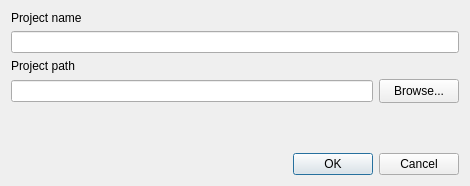
<?xml version="1.0" encoding="UTF-8"?>
<ui version="4.0">
 <class>NewProjectDialog</class>
 <widget class="QDialog" name="NewProjectDialog">
  <property name="windowModality">
   <enum>Qt::WindowModality::ApplicationModal</enum>
  </property>
  <property name="geometry">
   <rect>
    <x>0</x>
    <y>0</y>
    <width>470</width>
    <height>186</height>
   </rect>
  </property>
  <property name="windowTitle">
   <string>Blueprint::Cpp - New Project</string>
  </property>
  <layout class="QVBoxLayout" name="verticalLayout">
   <item>
    <widget class="QLabel" name="projectNameLabel">
     <property name="text">
      <string>Project name</string>
     </property>
    </widget>
   </item>
   <item>
    <widget class="QLineEdit" name="projectNameText"/>
   </item>
   <item>
    <widget class="QLabel" name="projectSavePathLabel">
     <property name="text">
      <string>Project path</string>
     </property>
    </widget>
   </item>
   <item>
    <layout class="QHBoxLayout" name="horizontalLayout_1">
     <item>
      <widget class="QLineEdit" name="projectSavePathText">
       <property name="readOnly">
        <bool>true</bool>
       </property>
      </widget>
     </item>
     <item>
      <widget class="QPushButton" name="browseButton">
       <property name="minimumSize">
        <size>
         <width>0</width>
         <height>24</height>
        </size>
       </property>
       <property name="text">
        <string>Browse...</string>
       </property>
      </widget>
     </item>
    </layout>
   </item>
   <item>
    <spacer name="verticalSpacer">
     <property name="orientation">
      <enum>Qt::Orientation::Vertical</enum>
     </property>
     <property name="sizeHint" stdset="0">
      <size>
       <width>20</width>
       <height>40</height>
      </size>
     </property>
    </spacer>
   </item>
   <item>
    <widget class="QDialogButtonBox" name="buttonBox">
     <property name="orientation">
      <enum>Qt::Orientation::Horizontal</enum>
     </property>
     <property name="standardButtons">
      <set>QDialogButtonBox::StandardButton::Cancel|QDialogButtonBox::StandardButton::Ok</set>
     </property>
     <property name="centerButtons">
      <bool>false</bool>
     </property>
    </widget>
   </item>
  </layout>
 </widget>
 <resources/>
 <connections>
  <connection>
   <sender>buttonBox</sender>
   <signal>accepted()</signal>
   <receiver>NewProjectDialog</receiver>
   <slot>accept()</slot>
   <hints>
    <hint type="sourcelabel">
     <x>248</x>
     <y>254</y>
    </hint>
    <hint type="destinationlabel">
     <x>157</x>
     <y>274</y>
    </hint>
   </hints>
  </connection>
  <connection>
   <sender>buttonBox</sender>
   <signal>rejected()</signal>
   <receiver>NewProjectDialog</receiver>
   <slot>reject()</slot>
   <hints>
    <hint type="sourcelabel">
     <x>316</x>
     <y>260</y>
    </hint>
    <hint type="destinationlabel">
     <x>286</x>
     <y>274</y>
    </hint>
   </hints>
  </connection>
 </connections>
</ui>
